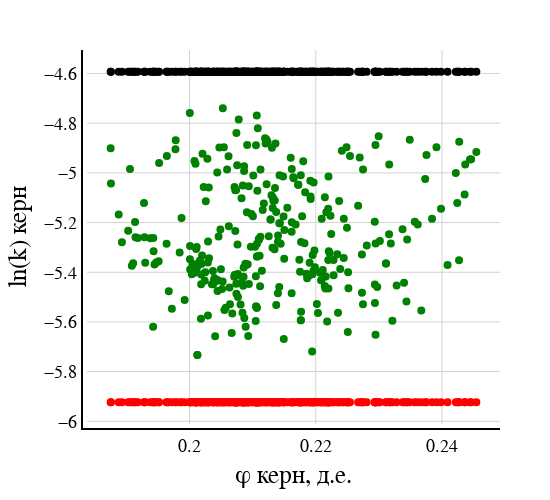

This figure's notebook cell:
### Markdown cell above
Максимальное и минимальное отклонение от линии тренда

### Code cell
fig = go.Figure()
fig.add_trace(go.Scatter(x=new_arr.iloc[:,0]/100,y=new_arr.iloc[:,1], mode='markers', marker=dict(color='Green', size=3, line=dict(color='Green', width=5))))
fig.add_trace(go.Scatter(x=new_arr.iloc[:,0]/100,y=new_arr.iloc[:,2], mode='markers', marker=dict(color='Red', size=3, line=dict(color='Red', width=5))))
fig.add_trace(go.Scatter(x=new_arr.iloc[:,0]/100,y=new_arr.iloc[:,3], mode='markers', marker=dict(color='Black', size=3, line=dict(color='Black', width=5))))
fig.update_xaxes(title_text="φ керн, д.е.", titlefont=dict(family="arial",size=25,color="black"))
fig.update_yaxes(title_text="ln(k) керн", titlefont=dict(family="arial",size=25,color="black"))
fig.update_layout(autosize=False,width=550,height=500,margin=dict(l=50,r=50,b=50,t=50,pad=4),paper_bgcolor="White", plot_bgcolor="White")
fig.update_xaxes(showline=True, linewidth=2, linecolor='black', gridcolor='lightgray',tickfont=dict(family='Arial', color='black', size=18))
fig.update_yaxes(showline=True, linewidth=2, linecolor='black', gridcolor='lightgray',tickfont=dict(family='Arial', color='black', size=18))
fig.update_layout(showlegend=False)
fig.show()

### Figure 1 — Plotly figure (JSON) as saved in the notebook; plotly's stock layout.template omitted (floating-point values rounded to 4 significant figures; data arrays with more than 128 entries replaced by an {"elided": "..."} marker saying what was removed)
{"data": [{"marker": {"color": "Green", "line": {"color": "Green", "width": 5}, "size": 3}, "mode": "markers", "type": "scatter", "x": {"elided": "305 float values"}, "y": {"elided": "305 float values"}}, {"marker": {"color": "Red", "line": {"color": "Red", "width": 5}, "size": 3}, "mode": "markers", "type": "scatter", "x": {"elided": "305 float values"}, "y": {"elided": "305 float values"}}, {"marker": {"color": "Black", "line": {"color": "Black", "width": 5}, "size": 3}, "mode": "markers", "type": "scatter", "x": {"elided": "305 float values"}, "y": {"elided": "305 float values"}}], "layout": {"autosize": false, "height": 500, "margin": {"b": 50, "l": 50, "pad": 4, "r": 50, "t": 50}, "paper_bgcolor": "White", "plot_bgcolor": "White", "showlegend": false, "width": 550, "xaxis": {"gridcolor": "lightgray", "linecolor": "black", "linewidth": 2, "showline": true, "tickfont": {"color": "black", "family": "Arial", "size": 18}, "title": {"font": {"color": "black", "family": "arial", "size": 25}, "text": "φ керн, д.е."}}, "yaxis": {"gridcolor": "lightgray", "linecolor": "black", "linewidth": 2, "showline": true, "tickfont": {"color": "black", "family": "Arial", "size": 18}, "title": {"font": {"color": "black", "family": "arial", "size": 25}, "text": "ln(k) керн"}}}}
